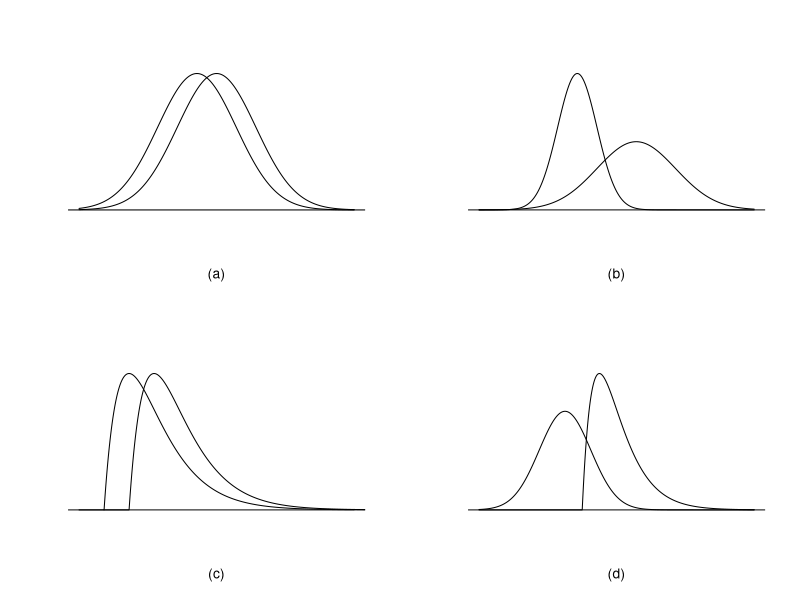

The R source for this figure:
par(mfrow=c(2,2))
x<-seq(-3,4,length=2000)
plot(x,dnorm(x),axes=F,type='l',xlab='(a)',ylab='')
abline(h=0)
lines(x,dnorm(x,.5,1))

x<-seq(-3,4,length=2000)
plot(x,dnorm(x,-.5,.5),axes=F,type='l',xlab='(b)',ylab='')
abline(h=0)
lines(x,dnorm(x,1,1))

x<-seq(-1,10,length=2000)
plot(x,dgamma(x,2),axes=F,type='l',xlab='(c)',ylab='')
abline(h=0)
lines(x+1,dgamma(x,2))

x<-seq(-6,10,length=2000)
plot(x,dgamma(x,2),axes=F,type='l',xlab='(d)',ylab='')
abline(h=0)
lines(x,dnorm(x,-1,1.5))
